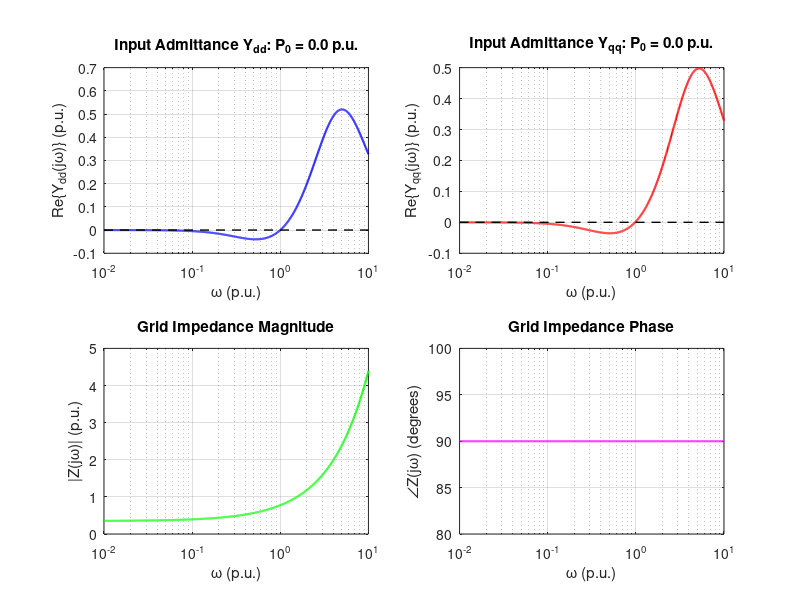
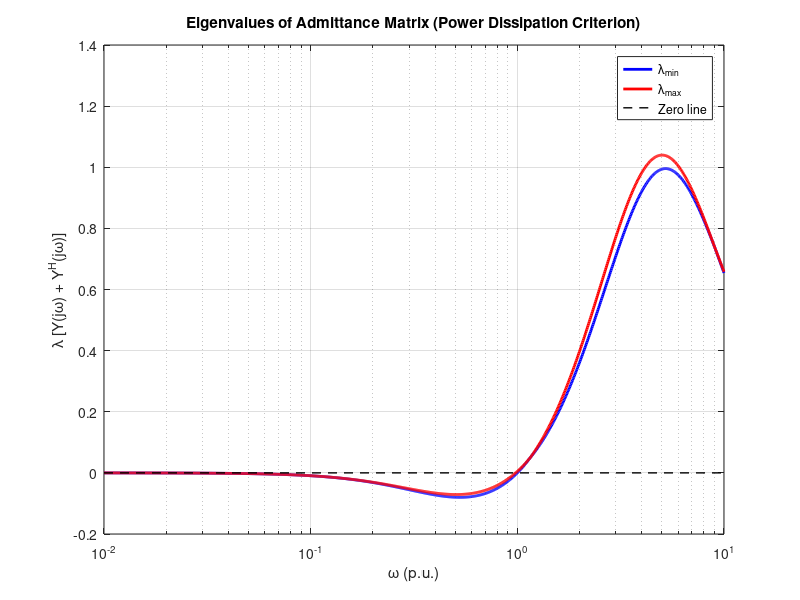
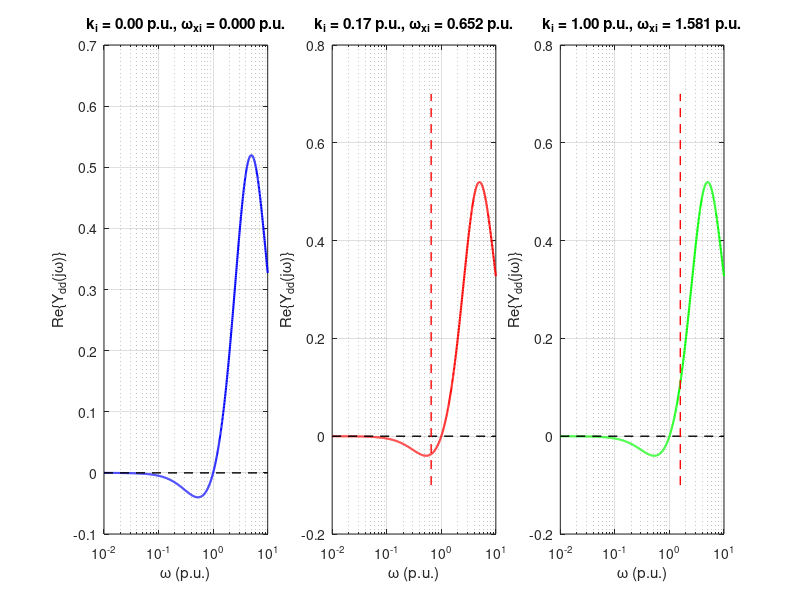

The MATLAB script that drew these images, in order: (Note: this script raises an error after producing the figures.)
%% Input Admittance Analysis for VSC with Series-Compensated Line
% Based on Harnefors et al., IEEE Trans. Ind. Electron., 2007

clear; clc; close all;

%% System Parameters (in p.u.)
% Base values
f_base = 50; % Hz
omega_base = 2*pi*f_base;
omega1 = 1; % p.u. synchronous frequency

% VSC Parameters
L = 0.2; % Filter inductance (p.u.)
alpha_c = 5; % Current control bandwidth (p.u.)
alpha_f = 5; % Feedforward filter bandwidth (p.u.)
alpha_d = 0.4; % DC voltage control bandwidth (p.u.)
alpha_p = 0.4; % PLL bandwidth (p.u.)
ki = 0; % Integral gain (set to zero for stability)

% Grid Parameters - Series Compensated Line
L1 = 0.2; % Line inductance 1 (p.u.)
L2 = 0.2; % Line inductance 2 (p.u.)
C = 20; % Series capacitor (p.u.)
r = 0; % Series resistance (p.u. - set to 0 initially)

% Operating Point
E0 = 1; % PCC voltage magnitude (p.u.)
P0 = 0; % Active power (p.u.) - vary for different cases
Q0 = 0; % Reactive power (p.u.)

%% Frequency Range
omega = logspace(-2, 1, 1000); % Frequency range in p.u.
s = 1j*omega;

%% Calculate Ideal Input Admittance Yi(s)
% From equation (11) with ki = 0
Yi = zeros(size(s));
for k = 1:length(s)
    Yi(k) = s(k)^2 / (L*(s(k) + alpha_c)*(s(k) + alpha_f));
end

%% Calculate Grid Impedance Z(s)
% From equation (54)
Z = zeros(size(s));
for k = 1:length(s)
    Z(k) = r + (s(k) + 1j*omega1)*L1 + ...
           1/((s(k) + 1j*omega1)*C) + (s(k) + 1j*omega1)*L2;
end

%% Calculate Full Input Admittance Components Y(s)
% From equations (39) and (40)

% PLL transfer function
G_PLL = zeros(size(s));
for k = 1:length(s)
    G_PLL(k) = alpha_p/E0 / (s(k) + alpha_p);
end

% Current control closed-loop transfer function
gc = zeros(size(s));
for k = 1:length(s)
    gc(k) = alpha_c / (s(k) + alpha_c);
end

% Direct voltage controller transfer function components
Gd_dc = zeros(size(s));
for k = 1:length(s)
    numerator = (s(k)^2/(L*(s(k) + alpha_c)*(s(k) + alpha_f)) + ...
                 P0/E0^2 - (P0/E0^2)*gc(k)*alpha_d/(s(k) + alpha_d)) * ...
                 alpha_d/(s(k) + alpha_d);
    denominator = s(k)*1 + gc(k)*alpha_d/(s(k) + alpha_d); % Assuming Cdc = 1 p.u.
    Gd_dc(k) = numerator / denominator + P0*alpha_d/(E0^2*(s(k) + alpha_d));
end

Gq_dc = zeros(size(s));
for k = 1:length(s)
    Gq_dc(k) = Q0*alpha_d/(s(k) + alpha_d) / ...
               (E0^2*(s(k)*1 + gc(k)*alpha_d/(s(k) + alpha_d)));
end

% Input admittance matrix elements
Ydd = zeros(size(s));
Yqq = zeros(size(s));
Yqd = zeros(size(s));
Ydq = zeros(size(s));

for k = 1:length(s)
    % Y_dd(s) from equation (40)
    Ydd(k) = s(k)^2/(L*(s(k)^2 + alpha_c*s(k) + alpha_c*alpha_d)*(s(k) + alpha_f)) - ...
             P0/E0^2 * alpha_c*alpha_d*(2*s(k) + alpha_d) / ...
             ((s(k)^2 + alpha_c*s(k) + alpha_c*alpha_d)*(s(k) + alpha_d));
    
    % Y_qd(s) from equation (40)
    Yqd(k) = Q0/E0^2 * (alpha_c*alpha_d/(s(k)^2 + alpha_c*s(k) + alpha_c*alpha_d) + ...
                        alpha_p/(s(k) + alpha_p));
    
    % Y_dq(s) from equation (40) - assuming kpa = 0
    Ydq(k) = 0;
    
    % Y_qq(s) from equation (40)
    Yqq(k) = s(k)^2/(L*(s(k) + alpha_c)*(s(k) + alpha_f)*(s(k) + alpha_p)) + ...
             P0/E0^2 * alpha_p/(s(k) + alpha_p);
end

%% Calculate Open-Loop Transfer Function Y(s)Z(s)
% For eigenvalue analysis
YZ_11 = Ydd .* Z;
YZ_22 = Yqq .* Z;
YZ_12 = Ydq .* Z;
YZ_21 = Yqd .* Z;

%% Calculate Closed-Loop Poles
% Poles of 1/(1 + Yi(s)Z(s)) for ideal case
poles_ideal = [];
% Use root finding on characteristic equation
% For display purposes, find approximate poles

fprintf('=== Series-Compensated Line Analysis ===\n\n');

% Find resonance frequency (in stationary frame)
omega_res_stat = 1/sqrt(L1*C);
fprintf('LC Resonance frequency (stationary frame): %.3f p.u.\n', omega_res_stat);
fprintf('LC Resonance frequency (synchronous frame): ~%.3f p.u.\n\n', omega_res_stat - omega1);

%% Plot Results
figure('Position', [100 100 1200 800]);

% Plot 1: Real part of Ydd
subplot(2,2,1);
semilogx(omega, real(Ydd), 'b-', 'LineWidth', 1.5);
grid on; hold on;
plot([omega(1) omega(end)], [0 0], 'k--', 'LineWidth', 1);
xlabel('\omega (p.u.)');
ylabel('Re\{Y_{dd}(j\omega)\} (p.u.)');
title(sprintf('Input Admittance Y_{dd}: P_0 = %.1f p.u.', P0));
xlim([omega(1) omega(end)]);

% Plot 2: Real part of Yqq
subplot(2,2,2);
semilogx(omega, real(Yqq), 'r-', 'LineWidth', 1.5);
grid on; hold on;
plot([omega(1) omega(end)], [0 0], 'k--', 'LineWidth', 1);
xlabel('\omega (p.u.)');
ylabel('Re\{Y_{qq}(j\omega)\} (p.u.)');
title(sprintf('Input Admittance Y_{qq}: P_0 = %.1f p.u.', P0));
xlim([omega(1) omega(end)]);

% Plot 3: Grid Impedance
subplot(2,2,3);
semilogx(omega, abs(Z), 'g-', 'LineWidth', 1.5);
grid on;
xlabel('\omega (p.u.)');
ylabel('|Z(j\omega)| (p.u.)');
title('Grid Impedance Magnitude');
xlim([omega(1) omega(end)]);

% Plot 4: Phase of Grid Impedance
subplot(2,2,4);
semilogx(omega, angle(Z)*180/pi, 'm-', 'LineWidth', 1.5);
grid on;
xlabel('\omega (p.u.)');
ylabel('\angleZ(j\omega) (degrees)');
title('Grid Impedance Phase');
xlim([omega(1) omega(end)]);

%% Stability Analysis using Eigenvalues
% Calculate eigenvalues of Y(s) + Y^H(s) matrix
lambda_min = zeros(size(omega));
lambda_max = zeros(size(omega));

for k = 1:length(omega)
    % Form Y + Y^H matrix (equation 47-48)
    a = 2*real(Ydd(k));
    b = 2*real(Yqq(k));
    c = Ydq(k) + conj(Yqd(k));
    
    % Eigenvalues
    lambda = [a, c; conj(c), b];
    eig_vals = eig(lambda);
    lambda_min(k) = min(real(eig_vals));
    lambda_max(k) = max(real(eig_vals));
end

figure('Position', [100 100 1000 400]);
semilogx(omega, lambda_min, 'b-', 'LineWidth', 2); hold on;
semilogx(omega, lambda_max, 'r-', 'LineWidth', 2);
plot([omega(1) omega(end)], [0 0], 'k--', 'LineWidth', 1);
grid on;
xlabel('\omega (p.u.)');
ylabel('\lambda [Y(j\omega) + Y^H(j\omega)]');
title('Eigenvalues of Admittance Matrix (Power Dissipation Criterion)');
legend('\lambda_{min}', '\lambda_{max}', 'Zero line', 'Location', 'best');
xlim([omega(1) omega(end)]);

% Find negative conductance region
neg_cond_idx = find(lambda_min < 0);
if ~isempty(neg_cond_idx)
    fprintf('Negative conductance region: %.3f to %.3f p.u.\n', ...
            omega(neg_cond_idx(1)), omega(neg_cond_idx(end)));
    % Estimate from equation (50) for P0 = 0
    omega_xd_theory = sqrt(alpha_c*alpha_d*alpha_f/(alpha_c + alpha_f));
    fprintf('Theoretical upper boundary (eq. 50): %.3f p.u.\n\n', omega_xd_theory);
else
    fprintf('System has positive conductance for all frequencies (passive)\n\n');
end

%% Parametric Study
figure('Position', [100 100 1200 400]);

% Vary integral gain
ki_values = [0, 0.17, 1.0];
colors = ['b', 'r', 'g'];

for i = 1:length(ki_values)
    ki_test = ki_values(i);
    omega_xi = sqrt(alpha_f*ki_test/((alpha_c + alpha_f)*L));
    
    subplot(1,3,i);
    semilogx(omega, real(Ydd), colors(i), 'LineWidth', 1.5); hold on;
    plot([omega(1) omega(end)], [0 0], 'k--', 'LineWidth', 1);
    if omega_xi > 0
        plot([omega_xi omega_xi], ylim, 'r--', 'LineWidth', 1);
    end
    grid on;
    xlabel('\omega (p.u.)');
    ylabel('Re\{Y_{dd}(j\omega)\}');
    title(sprintf('k_i = %.2f p.u., \\omega_{xi} = %.3f p.u.', ki_test, omega_xi));
    xlim([omega(1) omega(end)]);
end

fprintf('Code execution completed.\n');
fprintf('Refer to figures for input admittance characteristics.\n');

%% 
% Numerical approach - faster for complex systems
clear; clc;

% Parameters (in per unit)
L = 0.2;
L1 = 0.2;
L2 = 0.2;
C = 20;
r = 0;
omega1 = 1;
alpha_c = 0.64; 
alpha_f = 5;
kp = L*alpha_c; 
ki = 0; 

% Create transfer function using Control System Toolbox
s = tf('s');
j = 1i;

% Branch 1: Series-compensated line
Z1 = r + (s + j*omega1)*L1 + 1/((s + j*omega1)*C);

% Branch 2: Rest of grid
Z2 = (s + j*omega1)*L2;

% Grid impedance - parallel combination
Z = (Z1 * Z2) / (Z1 + Z2);

% Input admittance without control
%Yi = 1/((s + j*omega1)*L);

% Input admittance with control 
%Yi = s/[L*(s + alpha_c)*(s + alpha_f)];

% Input admittance with control (including ki)
%Yi = s^2 / (L*s^2 + kp*s + ki) / (s + alpha_f);

% Input admittance with control no voltage feedforward
Yi = s / (L*s^2 + kp*s + ki) ;

% Characteristic transfer function: 1 + Yi(s)*Z(s)
H = 1 + Yi * Z;

% Minimize and get poles (zeros of the characteristic equation)
H_min = minreal(H);

% The poles we want are actually the zeros of H
% Get numerator and find its roots
[num, den] = tfdata(H_min, 'v');
poles_numeric = roots(num);

% Display results
disp('Poles without control:')
for i = 1:length(poles_numeric)
    if abs(real(poles_numeric(i))) < 1e-6
        fprintf('s_%d = %.4fj\n', i, imag(poles_numeric(i)))
    else
        fprintf('s_%d = %.4f %+.4fj\n', ...
            i, real(poles_numeric(i)), imag(poles_numeric(i)))
    end
end

% Plot
figure;
plot(real(poles_numeric), imag(poles_numeric), 'bx', 'MarkerSize', 12, 'LineWidth', 2)
grid on
xlabel('Real axis (p.u.)')
ylabel('Imaginary axis (p.u.)')
title('Pole locations without control')
hold on
xline(0, 'k--', 'LineWidth', 0.5)
yline(0, 'k--', 'LineWidth', 0.5)